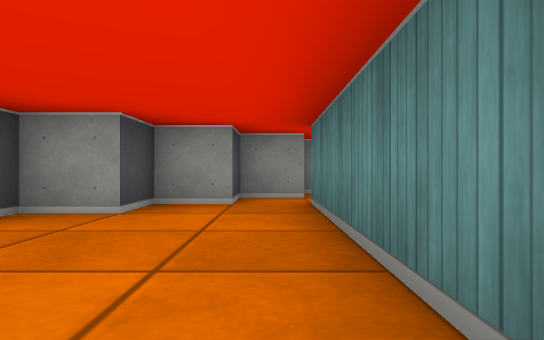
View 1 (above)

13 first-person views from a walk through a cub3D maze. The camera is about half as high as the walls, looks level and sees 75° across. The floor is counted in squares. Each view is taken from the middle of a square. On the plan, view 1 faces up. The plan holds only what a view shows up to about 9 squares ahead; the rest is blank.

View 2
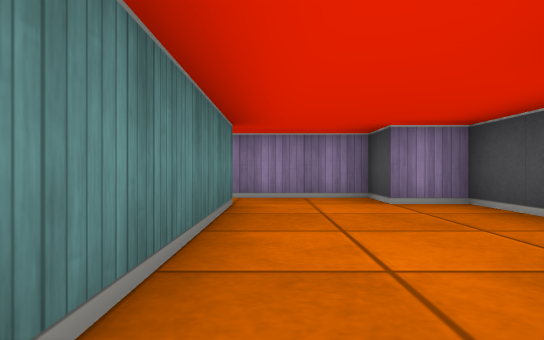

View 3
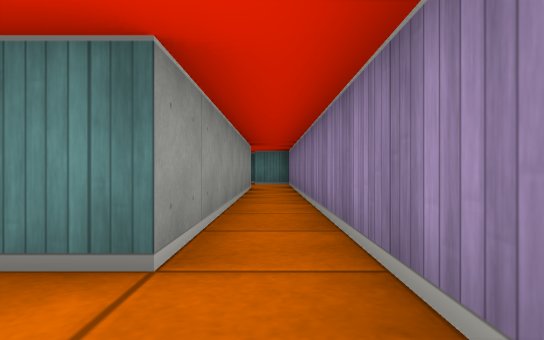

View 4
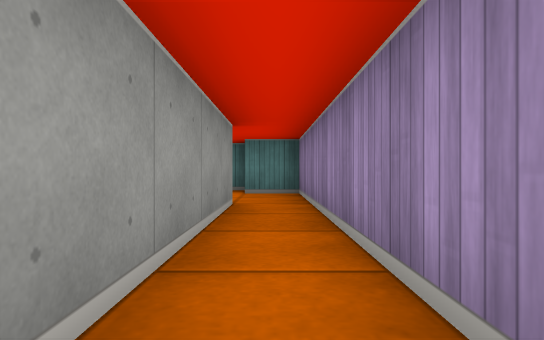

View 5
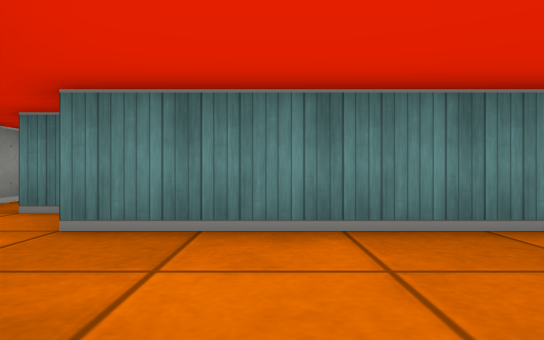

View 6
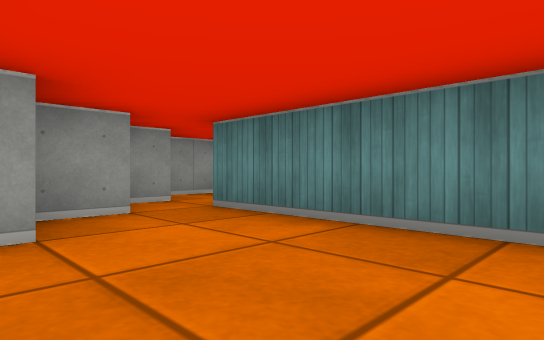

View 7
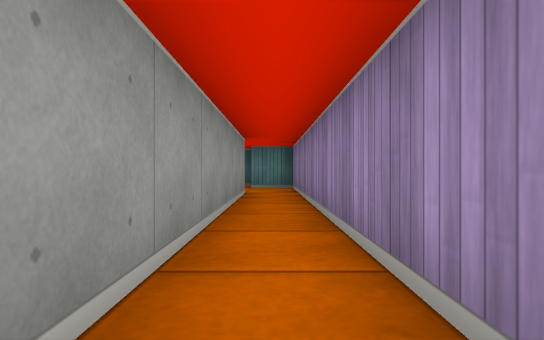

View 8
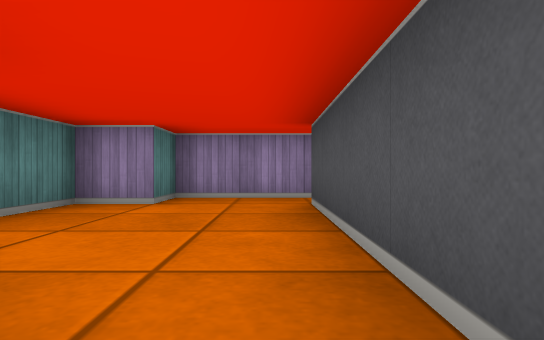

View 9
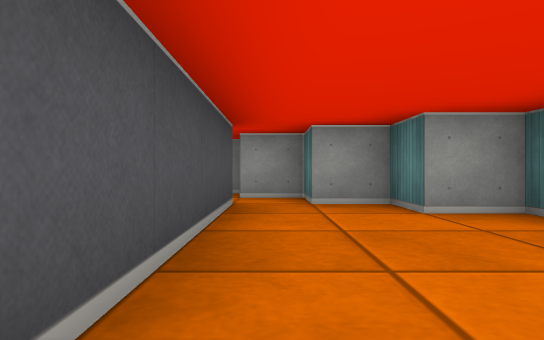

View 10
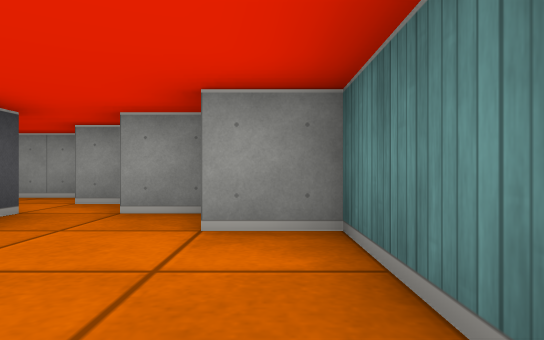

View 11
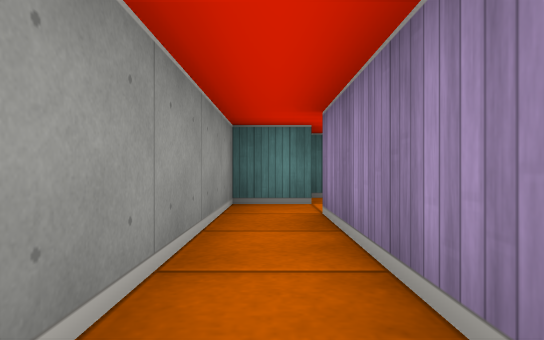

View 12
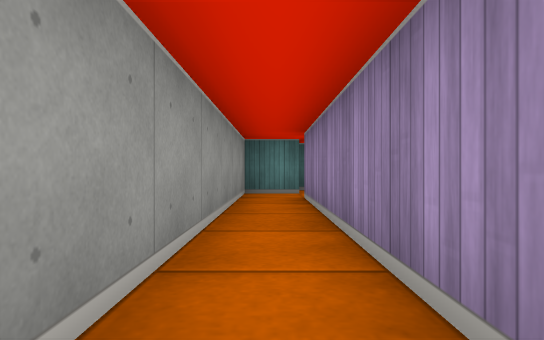

View 13
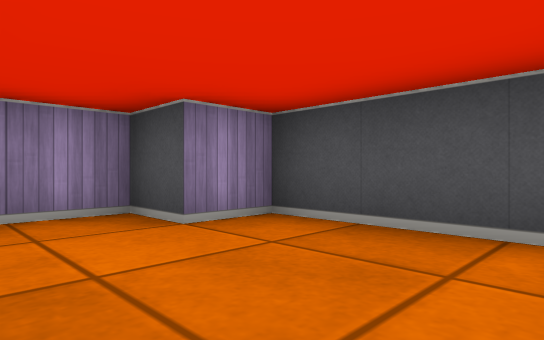

### Floor plan
Ten units are one square. View 1 is at (0, 0); x grows to the right and y downward. Boxes are objects, and circles mark ways between rooms. Rooms are numbered by the first view taken in them; rooms with no view inside come last. Other rooms are left out.
<svg viewBox="-30 -70 140 80">
<path fill="none" stroke="#000" d="M-5 -45 -15 -45 -15 -35 -25 -35 -25 -5 -15 -5 -15 5 75 5M75 -5 5 -5 5 -45M15 -50 15 -55 65 -55M6 -55 -5 -55 -5 -45M65 -65 5 -65M75 -45 75 -35M85 -45 85 -55 75 -55 75 -65 65 -65M75 -35 75 -5M75 5 95 5 95 -5 105 -5 105 -35 95 -35 95 -45 85 -45"/>
<circle cx="0" cy="-50" r="3" fill="#2a7"/>
<circle cx="70" cy="0" r="3" fill="#2a7"/>
<circle cx="60" cy="-60" r="3" fill="#2a7"/>
<circle cx="80" cy="-40" r="3" fill="#2a7"/>
<text x="0" y="-10">1</text>
<text x="30" y="-60">2</text>
<text x="70" y="-50">3</text>
<text x="90" y="-20">4</text>
</svg>
Room 1 opens to room 2. Room 1 opens to room 4. Room 2 opens to room 3. Room 3 opens to room 4.

Where each view was taken, in squares from view 1:
view 1: 0 up, 0 right, facing up
view 2: 5 up, 0 right, facing down
view 3: 0 up, 1 left, facing right
view 4: 0 up, 3 right, facing right
view 5: 3 up, 2 left, facing right
view 6: 1 up, 2 left, facing up-right
view 7: 0 up, 1 right, facing right
view 8: 5 up, 8 right, facing down
view 9: 0 up, 8 right, facing up
view 10: 1 up, 10 right, facing up
view 11: 6 up, 3 right, facing right
view 12: 6 up, 1 right, facing right
view 13: 3 up, 0 right, facing down-left
